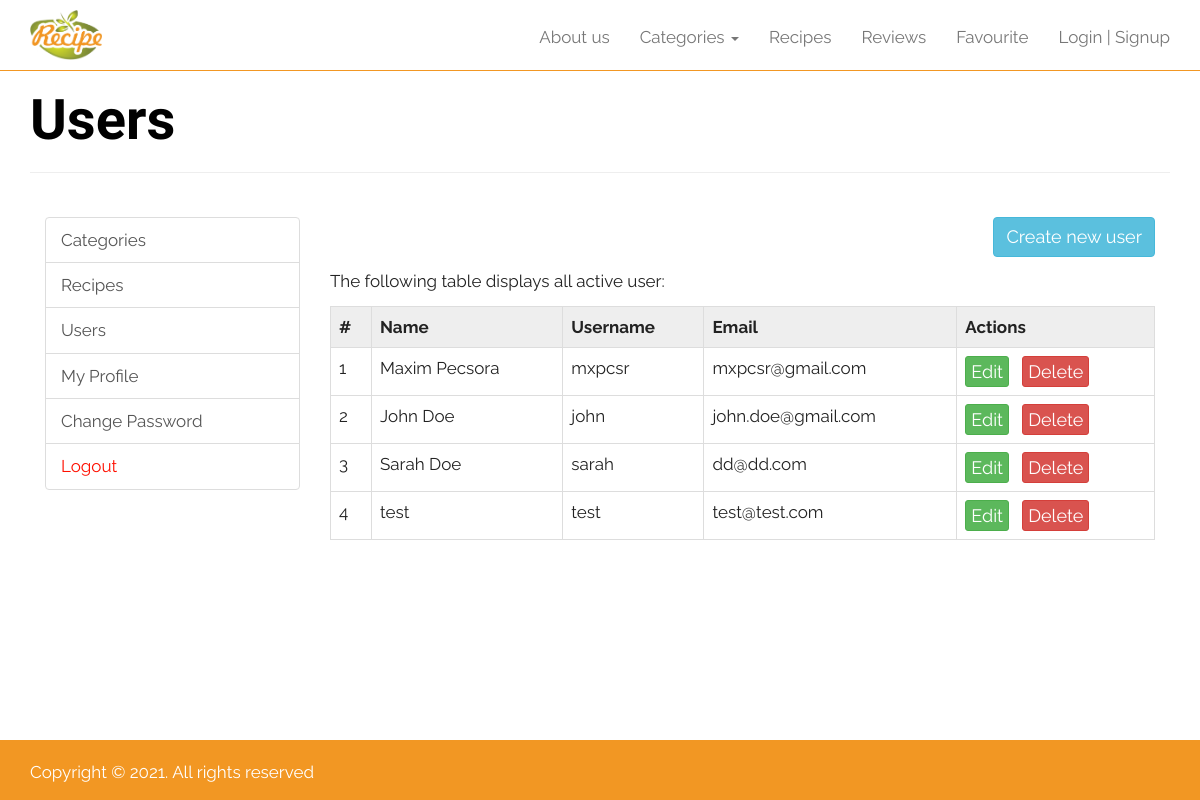
The page /max-recipe/admin/users.php?page=view on the database its author committed.
### tables this page shows
CREATE TABLE `user` (
  `id` int(11) NOT NULL,
  `name` varchar(256) NOT NULL,
  `username` varchar(45) NOT NULL,
  `email` varchar(100) NOT NULL,
  `password` varchar(100) NOT NULL,
  `date_of_birth` date NOT NULL,
  `gender` enum('Male','Female') NOT NULL,
  `phone` int(11) NOT NULL
);

### max-recipe/admin/users.php (the view, shortened to what this page needs)
<?php
    include_once 'includes/header.php';
?>
<?php
    include_once '../includes/nav.php';
?>
<div class="container">
	<div class="row">
		<div class="col-sm-12" style="min-height: 80vh">
			<h1>Users</h1>
			<hr/>
			<br>
			<div class="col-sm-3">
				<?php
					include 'includes/sidebar.php';
				?>
			</div>
		    <div class="col-sm-9">
		    	<?php
		    		if($_GET['page'] == 'view'){
		    			$sql_user = "SELECT id, name, username, email FROM user";
		    			$result_user = mysqli_query($connection, $sql_user);
		    			echo '
		    				<p class="text-right">
		    					<a href="'.ADMIN_BASEURL.'/users.php?page=add" class="btn btn-info">Create new user</a>
		    				</p>
		    				<p>The following table displays all active user:</p>
		    				<table class="table table-bordered">
		    					<tr>
			    					<th>#</th>
			    					<th>Name</th>
			    					<th>Username</th>
			    					<th>Email</th>
			    					<th>Actions</th>
			    				</tr>';
			    			$counter = 1;
			    			while($row_user = mysqli_fetch_array($result_user)){
			    				$id = $row_user['id'];
			    				$name = $row_user['name'];
			    				$username = $row_user['username'];
			    				$email = $row_user['email'];
			    				echo '<tr>
			    						<td>'.$counter.'</td>
			    						<td>'.$name.'</td>
			    						<td>'.$username.'</td>
			    						<td>'.$email.'</td>
			    						<td>
			    							<a href="'.ADMIN_BASEURL.'/users.php?page=edit&id='.$id.'" class="btn btn-success btn-xs">Edit</a> &nbsp;
			    							<a class="btn btn-danger btn-xs"
			    								onClick="javascript:delete_data($(this));return false;"
			    								href="delete.php?type=user&id='.$id.'"
			    							>Delete</a>
			    						</td>
			    					 </tr>';
			    				$counter++;
			    			}
		    			echo '</table>';
		    		}
		    	?>
		    </div>
		</div>
	</div>
</div>
<?php
    include_once '../includes/footer.php';
?>

### max-recipe/css/style.css (style rules this page uses)
html, body, * { font-family: 'Raleway', sans-serif; }
body, p { font-size: 17px; font-weight: 400; color: #222222; }
p { font-size: 18px; line-height: 29px; }
a { color: #F29723; transition: all 0.3s; text-decoration: none; }
.btn { font-size: 18px; }
h1, .h1, h2, .h2, h3, .h3, h4, .h4, h5, .h5, h6, .h6 { font-family: 'Acme', sans-serif; font-weight: bold; color: #222222; }
h1, .h1 { font-size: 56px; color: #fff; text-shadow: 0 0 25px rgba(0, 0, 0, 0.8); }
a, button, .btn { transition: all 0.3s; }

### max-recipe/account/css/style.css (style rules this page uses)
body, p { font-size: 17px; }
th { background: #eeeeee; }
h1 { color: #000; text-shadow: none; }

### rows shown on the page
user: name "Maxim Pecsora", username "mxpcsr", email "mxpcsr@gmail.com"
user: name "John Doe", username "john", email "john.doe@gmail.com"
user: name "Sarah Doe", username "sarah", email "dd@dd.com"
user: name "test", username "test", email "test@test.com"
